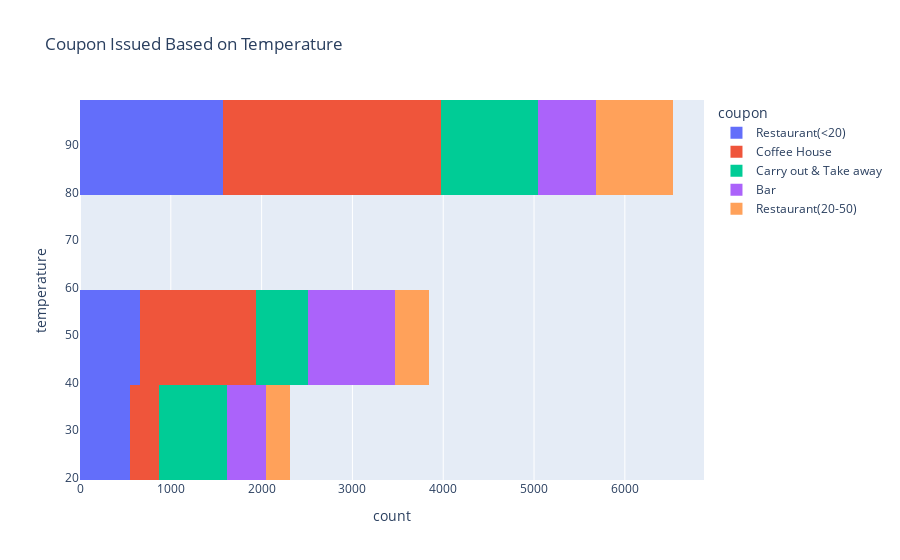

Write notebook code for a chart like this one.
### Markdown cell above
## 6. Use a histogram to visualize the temperature column.

### Code cell
fig = px.histogram(df_for_analysis, y='temperature', color='coupon', title="Coupon Issued Based on Temperature")
fig.show()

### Figure 1 — Plotly figure (JSON) as saved in the notebook; plotly's stock layout.template omitted (floating-point values rounded to 4 significant figures; data arrays with more than 128 entries replaced by an {"elided": "..."} marker saying what was removed)
{"data": [{"alignmentgroup": "True", "bingroup": "y", "hovertemplate": "coupon=Restaurant(<20)<br>count=%{x}<br>temperature=%{y}<extra></extra>", "legendgroup": "Restaurant(<20)", "marker": {"color": "#636efa", "pattern": {"shape": ""}}, "name": "Restaurant(<20)", "offsetgroup": "Restaurant(<20)", "orientation": "h", "showlegend": true, "type": "histogram", "xaxis": "x", "y": {"elided": "2786 int values"}, "yaxis": "y"}, {"alignmentgroup": "True", "bingroup": "y", "hovertemplate": "coupon=Coffee House<br>count=%{x}<br>temperature=%{y}<extra></extra>", "legendgroup": "Coffee House", "marker": {"color": "#EF553B", "pattern": {"shape": ""}}, "name": "Coffee House", "offsetgroup": "Coffee House", "orientation": "h", "showlegend": true, "type": "histogram", "xaxis": "x", "y": {"elided": "3996 int values"}, "yaxis": "y"}, {"alignmentgroup": "True", "bingroup": "y", "hovertemplate": "coupon=Carry out & Take away<br>count=%{x}<br>temperature=%{y}<extra></extra>", "legendgroup": "Carry out & Take away", "marker": {"color": "#00cc96", "pattern": {"shape": ""}}, "name": "Carry out & Take away", "offsetgroup": "Carry out & Take away", "orientation": "h", "showlegend": true, "type": "histogram", "xaxis": "x", "y": {"elided": "2393 int values"}, "yaxis": "y"}, {"alignmentgroup": "True", "bingroup": "y", "hovertemplate": "coupon=Bar<br>count=%{x}<br>temperature=%{y}<extra></extra>", "legendgroup": "Bar", "marker": {"color": "#ab63fa", "pattern": {"shape": ""}}, "name": "Bar", "offsetgroup": "Bar", "orientation": "h", "showlegend": true, "type": "histogram", "xaxis": "x", "y": {"elided": "2017 int values"}, "yaxis": "y"}, {"alignmentgroup": "True", "bingroup": "y", "hovertemplate": "coupon=Restaurant(20-50)<br>count=%{x}<br>temperature=%{y}<extra></extra>", "legendgroup": "Restaurant(20-50)", "marker": {"color": "#FFA15A", "pattern": {"shape": ""}}, "name": "Restaurant(20-50)", "offsetgroup": "Restaurant(20-50)", "orientation": "h", "showlegend": true, "type": "histogram", "xaxis": "x", "y": {"elided": "1492 int values"}, "yaxis": "y"}], "layout": {"barmode": "relative", "legend": {"title": {"text": "coupon"}, "tracegroupgap": 0}, "title": {"text": "Coupon Issued Based on Temperature"}, "xaxis": {"anchor": "y", "domain": [0, 1], "title": {"text": "count"}}, "yaxis": {"anchor": "x", "domain": [0, 1], "title": {"text": "temperature"}}}}
